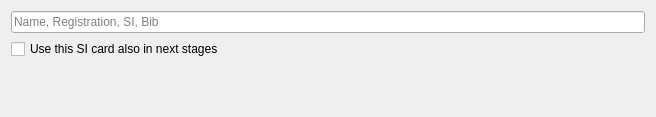
<?xml version="1.0" encoding="UTF-8"?>
<ui version="4.0">
 <class>Runs::FindRunnerWidget</class>
 <widget class="QWidget" name="Runs::FindRunnerWidget">
  <property name="geometry">
   <rect>
    <x>0</x>
    <y>0</y>
    <width>656</width>
    <height>117</height>
   </rect>
  </property>
  <property name="windowTitle">
   <string>Form</string>
  </property>
  <layout class="QVBoxLayout" name="verticalLayout">
   <item>
    <widget class="FindRunnerEdit" name="edFindRunner">
     <property name="placeholderText">
      <string>Name, Registration, SI, Bib</string>
     </property>
     <property name="clearButtonEnabled">
      <bool>true</bool>
     </property>
    </widget>
   </item>
   <item>
    <widget class="QCheckBox" name="cbxUseSIInNextStages">
     <property name="text">
      <string>Use this SI card also in next stages</string>
     </property>
    </widget>
   </item>
   <item>
    <spacer name="verticalSpacer">
     <property name="orientation">
      <enum>Qt::Vertical</enum>
     </property>
     <property name="sizeHint" stdset="0">
      <size>
       <width>20</width>
       <height>40</height>
      </size>
     </property>
    </spacer>
   </item>
  </layout>
 </widget>
 <customwidgets>
  <customwidget>
   <class>FindRunnerEdit</class>
   <extends>QLineEdit</extends>
   <header location="global">plugins/Runs/src/findrunneredit.h</header>
  </customwidget>
 </customwidgets>
 <tabstops>
  <tabstop>edFindRunner</tabstop>
 </tabstops>
 <resources/>
 <connections/>
</ui>
